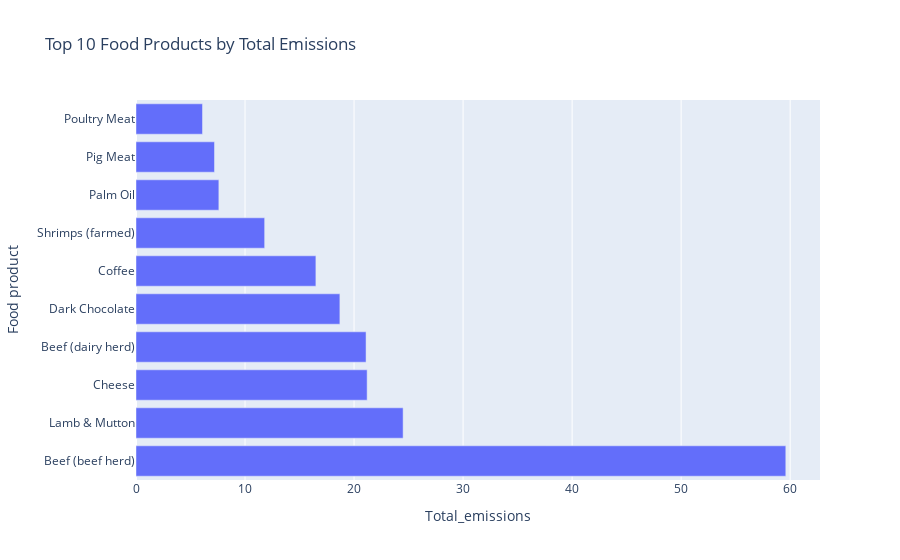

The code cell stored with this chart in its notebook:
### Markdown cell above
## Business Question 1: Top Food Products with Highest Environmental Impact

### Code cell
# Sort by total emissions
top_emissions = df.nlargest(10, 'Total_emissions')

# Create static plot
plt.figure(figsize=(12, 6))
sns.barplot(data=top_emissions, x='Total_emissions', y='Food product')
plt.title('Top 10 Food Products by Total Emissions')
plt.xlabel('Total Emissions (kgCO₂eq)')
plt.tight_layout()
plt.savefig(results_dir / 'top_emissions.png')
plt.show()

# Create interactive plot
fig = px.bar(top_emissions, 
             x='Total_emissions', 
             y='Food product',
             title='Top 10 Food Products by Total Emissions')
fig.show()

# Display the data
print("\nTop 5 Products by Total Emissions:")
display(top_emissions[['Food product', 'Total_emissions']].head())

### Figure 1 — Plotly figure (JSON) as saved in the notebook; plotly's stock layout.template omitted (floating-point values rounded to 4 significant figures)
{"data": [{"alignmentgroup": "True", "hovertemplate": "Total_emissions=%{x}<br>Food product=%{y}<extra></extra>", "legendgroup": "", "marker": {"color": "#636efa", "pattern": {"shape": ""}}, "name": "", "offsetgroup": "", "orientation": "h", "showlegend": false, "textposition": "auto", "type": "bar", "x": [59.6, 24.5, 21.2, 21.1, 18.7, 16.5, 11.8, 7.6, 7.2, 6.1], "xaxis": "x", "y": ["Beef (beef herd)", "Lamb & Mutton", "Cheese", "Beef (dairy herd)", "Dark Chocolate", "Coffee", "Shrimps (farmed)", "Palm Oil", "Pig Meat", "Poultry Meat"], "yaxis": "y"}], "layout": {"barmode": "relative", "legend": {"tracegroupgap": 0}, "title": {"text": "Top 10 Food Products by Total Emissions"}, "xaxis": {"anchor": "y", "domain": [0, 1], "title": {"text": "Total_emissions"}}, "yaxis": {"anchor": "x", "domain": [0, 1], "title": {"text": "Food product"}}}}
